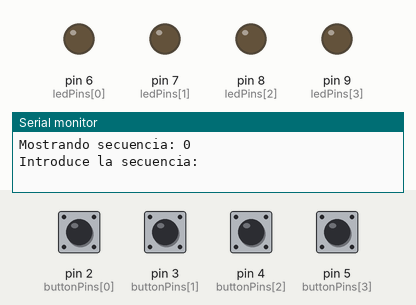
A sketch run on a simulated Arduino Uno, built with avr-gcc and run on an emulated ATmega328P. On the bench: output pins drawn as LEDs (lit = HIGH), the last lines printed to the serial monitor. Dashed ring = blinking. Inputs (shaded band) come from the test bench; at power-on: pin 2 (buttonPins[0]), pin 3 (buttonPins[1]), pin 4 (buttonPins[2]), pin 5 (buttonPins[3]) HIGH. Random numbers use the default seed unless the sketch sets one.

Above: at 2.2 s.
2.3 s: pin 2 (buttonPins[0]) pulled LOW for 0.15 s
At 3.9 s:
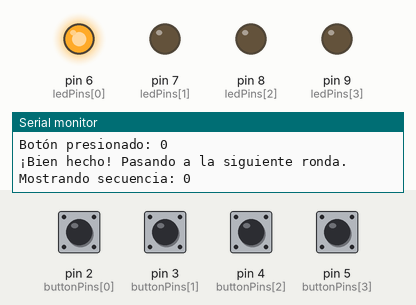
5.4 s: pin 3 (buttonPins[1]) pulled LOW for 0.15 s
8.5 s: pin 2 (buttonPins[0]) pulled LOW for 1 s
At 11.7 s:
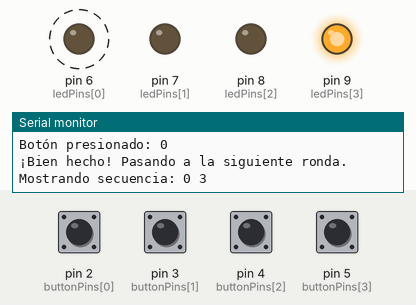
12.5 s: pin 4 (buttonPins[2]) pulled LOW for 0.15 s
At 16.1 s:
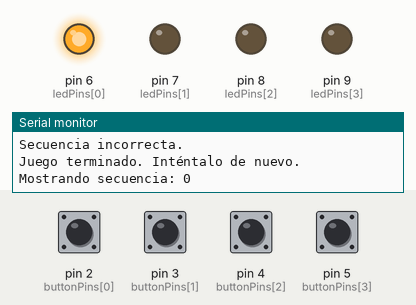
Timing chart, 0 to 16.6 s (numbered marks = the images above; inputs shaded):
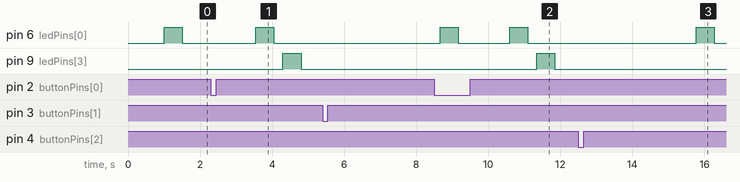

The sketch:

simondice.ino
```cpp
// Definición de pines para LEDs y botones
const int ledPins[] = {6, 7, 8, 9};  // LEDs conectados a estos pines
const int buttonPins[] = {2, 3, 4, 5}; // Botones conectados a estos pines

const int sequenceLength = 10; // Longitud máxima de la secuencia
int gameSequence[sequenceLength]; // Almacena la secuencia generada
int userInput[sequenceLength]; // Almacena la secuencia ingresada por el usuario

int currentRound = 1; // Número de elementos a recordar en la ronda actual

void setup() {
    Serial.begin(9600);
    randomSeed(analogRead(0)); // Inicializar aleatoriedad con una lectura analógica

    // Configurar pines de LEDs y botones
    for (int i = 0; i < 4; i++) {
        pinMode(ledPins[i], OUTPUT);
        pinMode(buttonPins[i], INPUT_PULLUP);
    }

    delay(1000); // Pequeña pausa antes de comenzar el juego
}

void loop() {
    generateSequence(); // Crear la secuencia del juego

    while (true) {
        playSequence(); // Mostrar la secuencia con LEDs

        if (!getUserInput()) { // Capturar y verificar la entrada del usuario
            Serial.println("Juego terminado. Inténtalo de nuevo.");
            delay(2000);
            currentRound = 1; // Reiniciar el juego
        } else {
            Serial.println("¡Bien hecho! Pasando a la siguiente ronda.");
            currentRound++; // Avanzar a la siguiente ronda
            if (currentRound > sequenceLength) {
                Serial.println("¡Felicidades! Completaste el juego.");
                currentRound = 1; // Reiniciar si gana
            }
        }

        delay(1000); // Pequeña pausa antes de la siguiente ronda
    }
}

// Genera la secuencia aleatoria para el juego
void generateSequence() {
    for (int i = 0; i < sequenceLength; i++) {
        gameSequence[i] = random(0, 4); // Valores entre 0 y 3 (correspondientes a los LEDs)
    }
}

// Muestra la secuencia de LEDs hasta la ronda actual
void playSequence() {
    Serial.print("Mostrando secuencia: ");
    for (int i = 0; i < currentRound; i++) {
        int led = gameSequence[i];
        digitalWrite(ledPins[led], HIGH);
        Serial.print(led);
        Serial.print(" ");
        delay(500);
        digitalWrite(ledPins[led], LOW);
        delay(250);
    }
    Serial.println();
}

// Captura la entrada del usuario y la compara con la secuencia generada
bool getUserInput() {
    Serial.println("Introduce la secuencia:");

    for (int i = 0; i < currentRound; i++) {
        bool buttonPressed = false;
        int pressedButton = -1;

        while (!buttonPressed) { // Esperar a que el usuario presione un botón válido
            for (int j = 0; j < 4; j++) {
                if (digitalRead(buttonPins[j]) == LOW) { // Botón presionado
                    buttonPressed = true;
                    pressedButton = j;
                    while (digitalRead(buttonPins[j]) == LOW); // Esperar a que suelte el botón
                    delay(100); // Evitar rebotes
                }
            }
        }

        Serial.print("Botón presionado: ");
        Serial.println(pressedButton);

        userInput[i] = pressedButton;

        if (userInput[i] != gameSequence[i]) { // Comparar con la secuencia correcta
            Serial.println("Secuencia incorrecta.");
            return false; // Fin del juego si hay error
        }
    }

    return true; // Si completó la secuencia correctamente
}
```

Measured:
- after the input at 2.3 s, pin 6 (ledPins[0]): LOW → HIGH after 1.3 s, → LOW 0.50 s later; pin 9 (ledPins[3]): LOW → HIGH after 2.0 s, → LOW 0.50 s later
- after the input at 8.5 s, pin 9 (ledPins[3]): LOW → HIGH after 2.9 s, → LOW 0.50 s later
- after the input at 12.5 s, pin 6 (ledPins[0]): LOW → HIGH after 3.3 s, → LOW 0.50 s later
